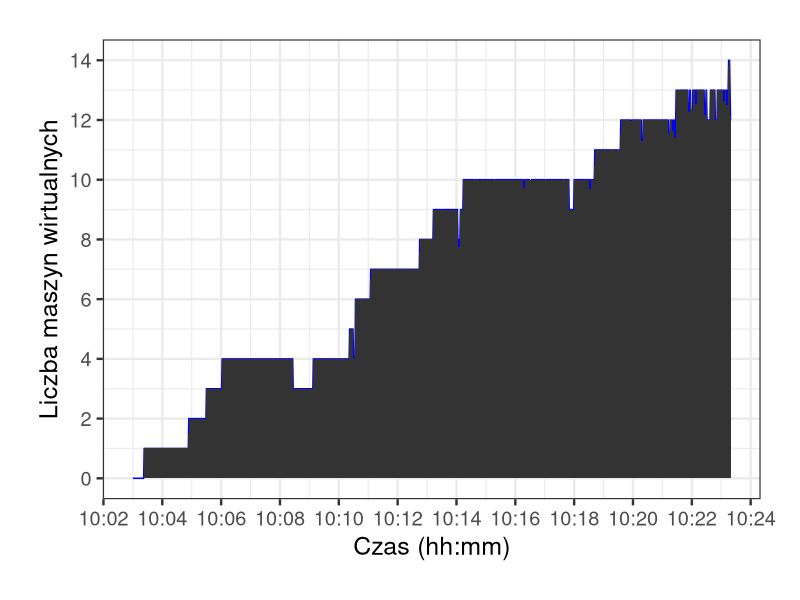

Source code (R):
library("ggplot2")
library("scales")

png(filename="azure-http-hosts.png", width=800, height=600)

dat = read.csv("hosts.csv")
dat$time = as.POSIXct(dat$time, format = "%Y-%m-%dT%H:%M:%SZ")

ggplot(data=dat, aes(x=time, y=count, group=1)) +
theme_bw(base_size=18) + theme(plot.margin = unit(c(1,1,1,1), "cm")) +
geom_line(colour="blue", size=0.5) +
   scale_x_datetime(labels = date_format("%H:%M"), breaks = pretty_breaks(n=10)) +
   scale_y_continuous(breaks=pretty_breaks(n=10)) +
   labs(x="Czas (hh:mm)") +
   labs(y="Liczba maszyn wirtualnych") +
   geom_area(aes(y=count))
